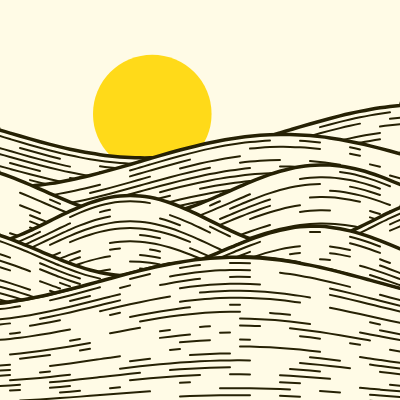
Frame 1 (no input)
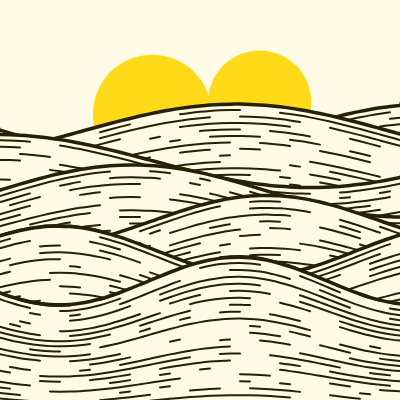
Frame 2 (the mouse pressed at the canvas centre, redrawn once)

The p5.js sketch that drew these frames (run headless with seeded random() and noise() and a simulated clock; the mouse was pressed at the canvas centre and the sketch redrawn once):

// p5.js sketch
// ── sketch.js
// By Roni Kaufman
// Inspired by Steve (Swade) Wade's "Sun Cliffs"
// https://www.pinterest.com/pin/533535887103221055/

function setup() {
  createCanvas(400, 400);
  colorMode(HSB, 100);
  background(14, 10, 100);
  noLoop();
}

function draw() {
  // sun
  fill(14, 90, 100);
  noStroke();
  let d = random(90, 130);
  let x = random(d, width - d);
  let y = random(d, 100);
  circle(x, y, d);

  // field
  stroke(14, 90, 15);
  strokeWeight(2);
  let theta0 = random(TWO_PI);
  let interLines = 6;
  let incr = 10;
  for (let k = 2; k > 1; k -= 0.2) {
    let nLines = 25 * k;
    let freq = 1 / random(50, 100);
    theta0 += random(HALF_PI, 3 * HALF_PI);

    y = height - (nLines - 1) * interLines + 25;
    x = -incr;
    fill(14, 10, 100);
    strokeWeight(3.5);
    beginShape();
    vertex(x, height);
    vertex(x, height);
    while (x <= width + incr) {
      let yOffset = cos(x * freq + theta0) * 30;
      yOffset *= map(y, height, height - interLines * nLines, 0, 1);
      curveVertex(x, y + yOffset);
      x += incr;
    }
    vertex(x, height);
    vertex(x, height);
    endShape();

    noFill();
    strokeWeight(2);
    y = height + interLines + 25;
    for (let i = 0; i < nLines - 1; i++) {
      x = -incr;
      y -= interLines;
      beginShape();
      while (x <= width + incr) {
        let yOffset = cos(x * freq + theta0) * 30;
        yOffset *= map(y, height, height - interLines * nLines, 0.2, 1);
        curveVertex(x, y + yOffset);
        x += incr;
        if (random() > 0.8) {
          endShape();
          beginShape();
        }
      }
      endShape();
    }
  }
}
